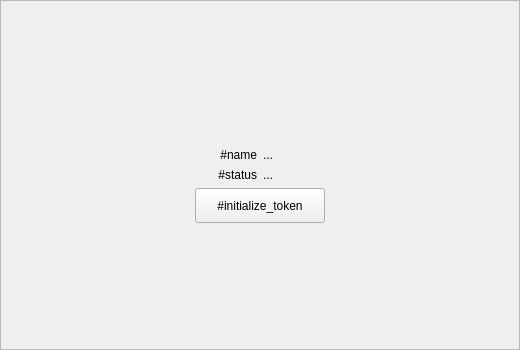
<?xml version="1.0" encoding="UTF-8"?>
<ui version="4.0">
 <class>TokenWindow</class>
 <widget class="QFrame" name="TokenWindow">
  <property name="geometry">
   <rect>
    <x>0</x>
    <y>0</y>
    <width>520</width>
    <height>350</height>
   </rect>
  </property>
  <property name="styleSheet">
   <string notr="true"/>
  </property>
  <property name="frameShape">
   <enum>QFrame::StyledPanel</enum>
  </property>
  <property name="lineWidth">
   <number>0</number>
  </property>
  <layout class="QHBoxLayout" name="horizontalLayout_2">
   <property name="margin">
    <number>0</number>
   </property>
   <item>
    <spacer name="horizontalSpacer_3">
     <property name="orientation">
      <enum>Qt::Horizontal</enum>
     </property>
     <property name="sizeHint" stdset="0">
      <size>
       <width>144</width>
       <height>13</height>
      </size>
     </property>
    </spacer>
   </item>
   <item>
    <layout class="QVBoxLayout" name="verticalLayout_4">
     <item>
      <spacer name="verticalSpacer">
       <property name="orientation">
        <enum>Qt::Vertical</enum>
       </property>
       <property name="sizeHint" stdset="0">
        <size>
         <width>20</width>
         <height>40</height>
        </size>
       </property>
      </spacer>
     </item>
     <item>
      <widget class="QLabel" name="labelRuToken">
       <property name="text">
        <string/>
       </property>
       <property name="pixmap">
        <pixmap resource="Resources/Resources.qrc">:/Images/rutoken_s_01.png</pixmap>
       </property>
       <property name="alignment">
        <set>Qt::AlignCenter</set>
       </property>
      </widget>
     </item>
     <item>
      <layout class="QGridLayout" name="gridLayout">
       <item row="0" column="0">
        <widget class="QLabel" name="label_2">
         <property name="sizePolicy">
          <sizepolicy hsizetype="Preferred" vsizetype="Preferred">
           <horstretch>0</horstretch>
           <verstretch>0</verstretch>
          </sizepolicy>
         </property>
         <property name="text">
          <string>#name</string>
         </property>
         <property name="alignment">
          <set>Qt::AlignRight|Qt::AlignTrailing|Qt::AlignVCenter</set>
         </property>
        </widget>
       </item>
       <item row="0" column="1">
        <widget class="QLabel" name="labelName">
         <property name="text">
          <string>...</string>
         </property>
        </widget>
       </item>
       <item row="1" column="0">
        <widget class="QLabel" name="label_3">
         <property name="text">
          <string>#status</string>
         </property>
         <property name="alignment">
          <set>Qt::AlignRight|Qt::AlignTrailing|Qt::AlignVCenter</set>
         </property>
        </widget>
       </item>
       <item row="1" column="1">
        <widget class="QLabel" name="labelStatus">
         <property name="text">
          <string>...</string>
         </property>
        </widget>
       </item>
      </layout>
     </item>
     <item>
      <layout class="QHBoxLayout" name="horizontalLayout">
       <item>
        <spacer name="horizontalSpacer_2">
         <property name="orientation">
          <enum>Qt::Horizontal</enum>
         </property>
         <property name="sizeHint" stdset="0">
          <size>
           <width>40</width>
           <height>20</height>
          </size>
         </property>
        </spacer>
       </item>
       <item>
        <widget class="QPushButton" name="btnFormat">
         <property name="minimumSize">
          <size>
           <width>130</width>
           <height>35</height>
          </size>
         </property>
         <property name="text">
          <string>#initialize_token</string>
         </property>
        </widget>
       </item>
       <item>
        <spacer name="horizontalSpacer">
         <property name="orientation">
          <enum>Qt::Horizontal</enum>
         </property>
         <property name="sizeHint" stdset="0">
          <size>
           <width>40</width>
           <height>20</height>
          </size>
         </property>
        </spacer>
       </item>
      </layout>
     </item>
     <item>
      <spacer name="verticalSpacer_2">
       <property name="orientation">
        <enum>Qt::Vertical</enum>
       </property>
       <property name="sizeHint" stdset="0">
        <size>
         <width>20</width>
         <height>72</height>
        </size>
       </property>
      </spacer>
     </item>
    </layout>
   </item>
   <item>
    <spacer name="horizontalSpacer_4">
     <property name="orientation">
      <enum>Qt::Horizontal</enum>
     </property>
     <property name="sizeHint" stdset="0">
      <size>
       <width>144</width>
       <height>13</height>
      </size>
     </property>
    </spacer>
   </item>
  </layout>
 </widget>
 <resources>
  <include location="Resources/Resources.qrc"/>
 </resources>
 <connections/>
</ui>
